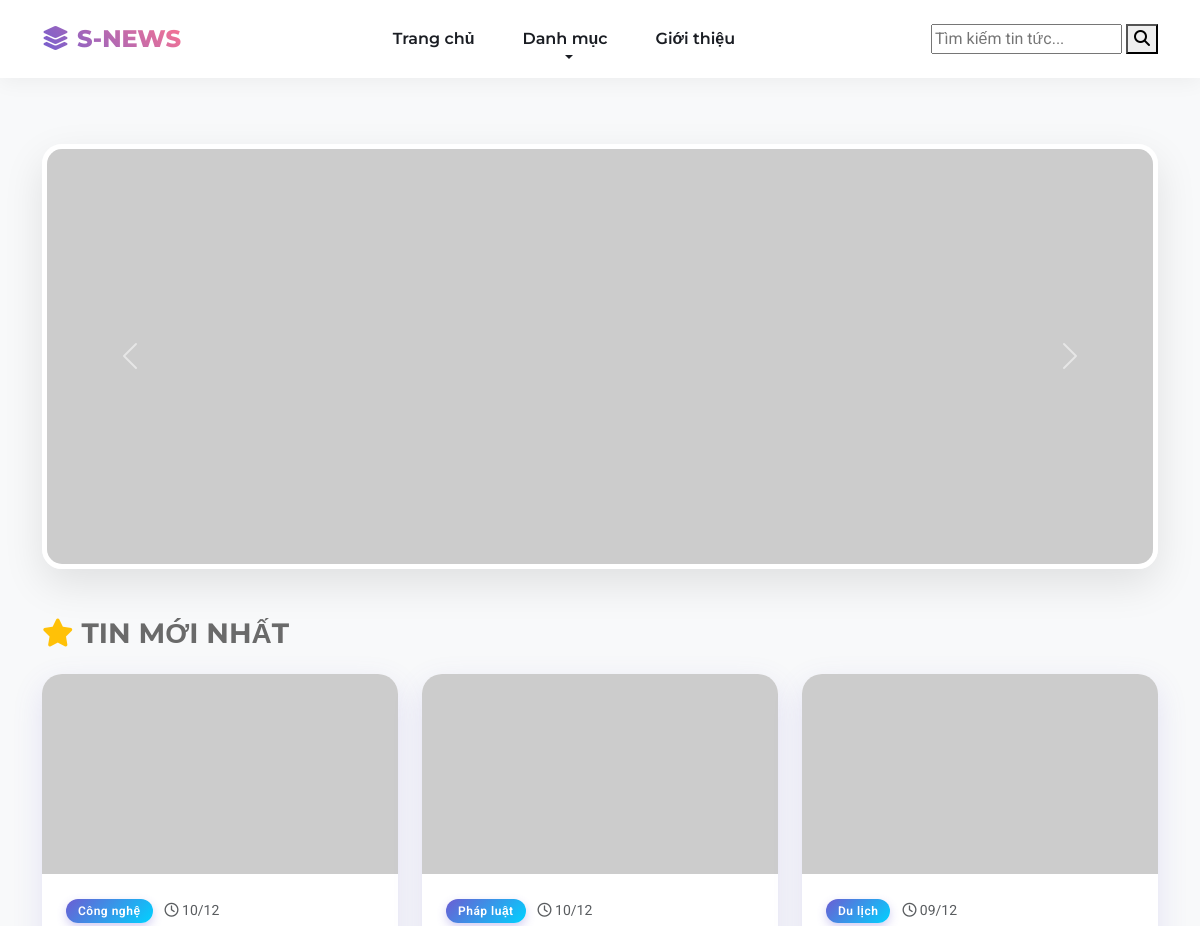
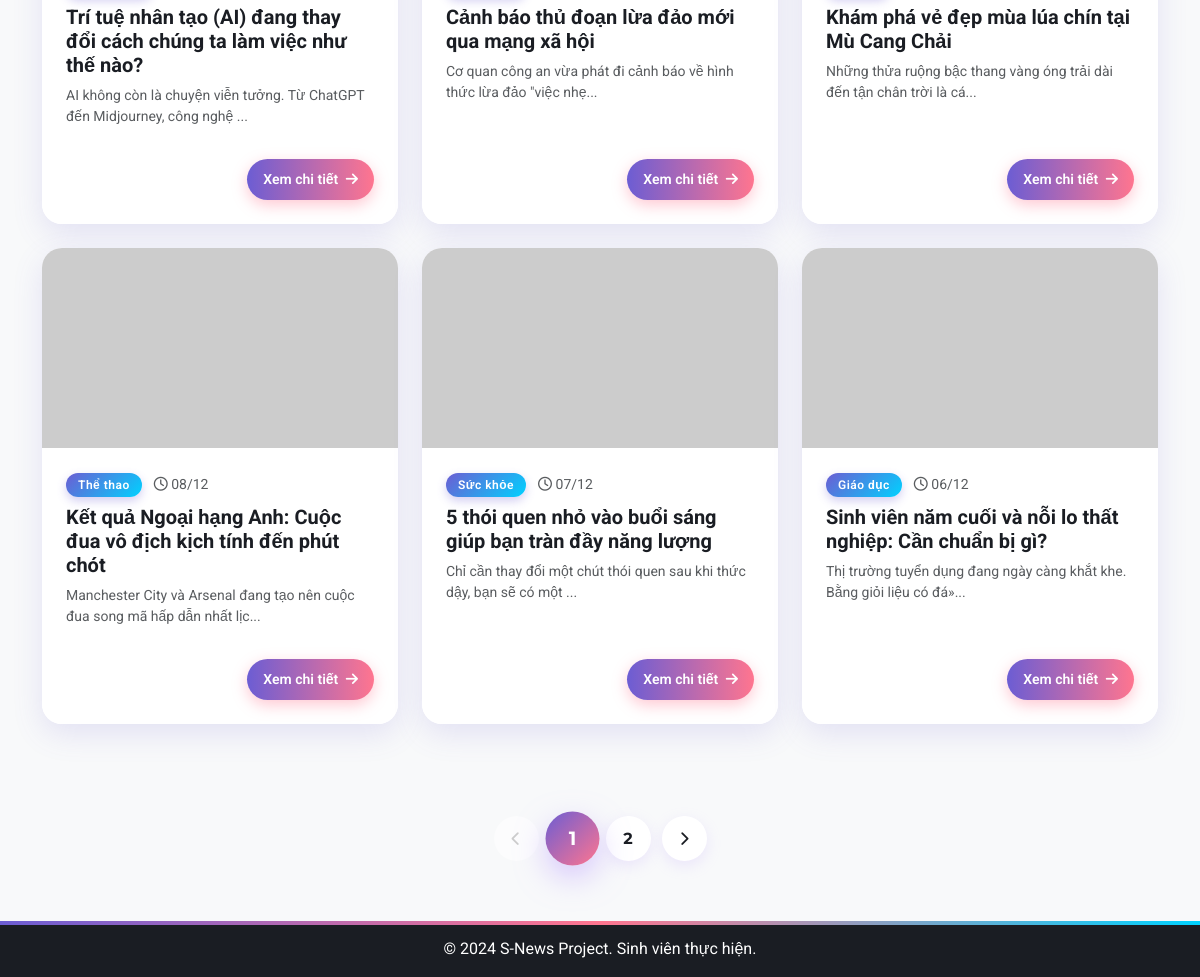
Before: / with the older database file (2 pictures, top to bottom).
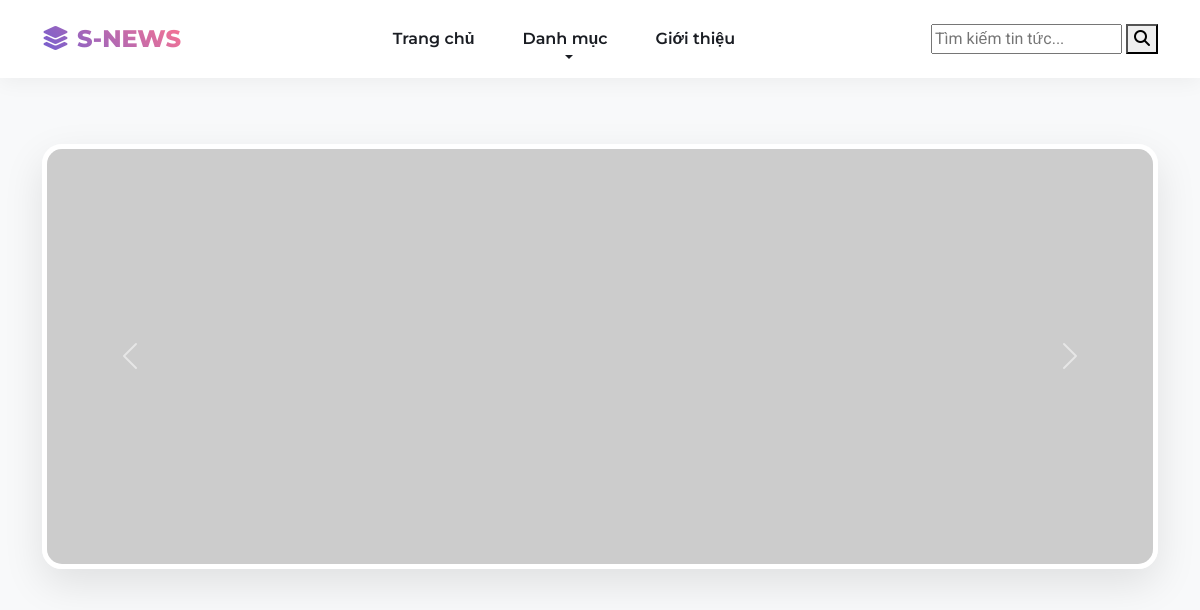
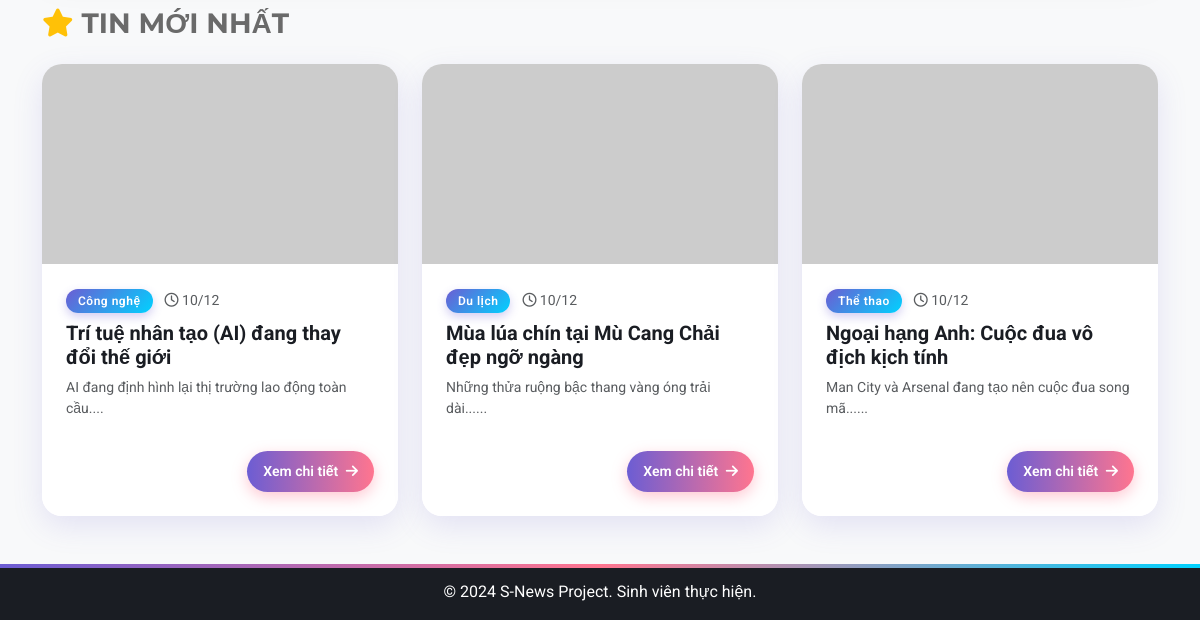
After: the same page with the newer database file (2 pictures, top to bottom).
### tables this page shows
CREATE TABLE articles (
    id INT AUTO_INCREMENT PRIMARY KEY,
    title VARCHAR(255) NOT NULL,
    summary TEXT,
    content LONGTEXT,
    image_url VARCHAR(255),
    category VARCHAR(50) DEFAULT 'Tin tức',  
    views INT DEFAULT 0,
    likes INT DEFAULT 0,
    created_at TIMESTAMP DEFAULT CURRENT_TIMESTAMP
);

### classes/Database.php (called while the page is built, shortened)
<?php
class Database {
    private $host = "localhost";
    private $db_name = "s_news_db";
    private $username = "root";
    private $password = "";
    public function getConnection() {
        $this->conn = null;
        try {
            $this->conn = new PDO("mysql:host=" . $this->host . ";dbname=" . $this->db_name, $this->username, $this->password);
            $this->conn->exec("set names utf8mb4");
            $this->conn->setAttribute(PDO::ATTR_ERRMODE, PDO::ERRMODE_EXCEPTION);
        } catch(PDOException $exception) {
            echo "Loi ket noi: " . $exception->getMessage();
        }
        return $this->conn;
    }
}
?>

### classes/Article.php (called while the page is built, shortened)
<?php
require_once 'Database.php';
class Article {
    private $db;
    public function __construct() {
        $this->db = (new Database())->getConnection();
    }
    public function getPaginated($limit, $offset) {
        $sql = "SELECT * FROM articles ORDER BY created_at DESC LIMIT :limit OFFSET :offset";
        $stmt = $this->db->prepare($sql);
        $stmt->bindValue(':limit', (int)$limit, PDO::PARAM_INT);
        $stmt->bindValue(':offset', (int)$offset, PDO::PARAM_INT);
        $stmt->execute();
        return $stmt->fetchAll(PDO::FETCH_ASSOC);
    }
    public function getTotalCount() {
        $stmt = $this->db->query("SELECT COUNT(*) as total FROM articles");
        $row = $stmt->fetch(PDO::FETCH_ASSOC);
        return $row['total'];
    }
}
?>

### index.php (the view, shortened to what this page needs)
<?php
require_once 'classes/BasePage.php';
require_once 'classes/Article.php';
class HomePage extends BasePage {
    protected function renderBody() {
        $limit = 6;
        $currentPage = isset($_GET['page']) ? max(1, intval($_GET['page'])) : 1;
        $offset = ($currentPage - 1) * $limit;
        $articleModel = new Article();
        $listArticles = $articleModel->getPaginated($limit, $offset);
        $totalArticles = $articleModel->getTotalCount();
        $totalPages = ceil($totalArticles / $limit);
        ?>
        <div class="row mb-5 align-items-center">
            <div class="col-lg-12">
                <div id="newsCarousel" class="carousel slide" data-bs-ride="carousel">
                    <div class="carousel-inner">
                        <div class="carousel-item active">
                            <img src="https://placehold.co/1200x450/C4D9FF/ffffff?text=Chao+Mung+S-NEWS" class="d-block w-100" alt="Slide 1">
                        </div>
                    </div>
                    <button class="carousel-control-prev" type="button" data-bs-target="#newsCarousel" data-bs-slide="prev">
                        <span class="carousel-control-prev-icon"></span>
                    </button>
                    <button class="carousel-control-next" type="button" data-bs-target="#newsCarousel" data-bs-slide="next">
                        <span class="carousel-control-next-icon"></span>
                    </button>
                </div>
            </div>
        </div>
        <div class="d-flex align-items-center mb-4">
            <h3 class="fw-bold m-0" style="color: #6a6a6a;">
                <i class="fa-solid fa-star text-warning me-2"></i>TIN MỚI NHẤT
            </h3>
            <div class="ms-3 flex-grow-1" style="height: 2px; background: linear-gradient(90deg, var(--accent-blue), transparent);"></div>
        </div>
        <div class="row">
        <?php
            if (count($listArticles) > 0) {
                foreach ($listArticles as $row) {
                    $link = "pages/detail.php?id=" . $row['id'];
                    $img = $this->getImageUrl($row['image_url']);
                    echo '
                    <div class="col-md-4 mb-4">
                        <div class="card h-100">
                            <div class="overflow-hidden" style="height: 200px;">
                                <a href="'.$link.'">
                                    <img src="'.$img.'" class="card-img-top h-100 w-100" style="object-fit: cover; transition: transform 0.3s;" alt="'.$row['title'].'">
                                </a>
                            </div>
                            <div class="card-body d-flex flex-column">
                                <div class="mb-2">
                                    <span class="badge">'.$row['category'].'</span>
                                    <small class="text-muted ms-2"><i class="fa-regular fa-clock"></i> '.date('d/m', strtotime($row['created_at'])).'</small>
                                </div>
                                <h5 class="card-title">
                                    <a href="'.$link.'" class="text-decoration-none">'.$row['title'].'</a>
                                </h5>
                                <p class="card-text text-muted small flex-grow-1">'.substr($row['summary'], 0, 90).'...</p>
                                <div class="mt-3 text-end">
                                    <a href="'.$link.'" class="btn btn-primary btn-sm rounded-pill px-3">
                                        Xem chi tiết <i class="fa-solid fa-arrow-right ms-1"></i>
                                    </a>
                                </div>
                            </div>
                        </div>
                    </div>';
                }
            } else {
                echo '<div class="col-12 text-center py-5 text-muted">Chưa có bài viết nào trong CSDL.</div>';
            }
        ?>
        </div>
        <?php if ($totalPages > 1): ?>
        <nav aria-label="Page navigation" class="mt-5" style="animation: fadeInUp 1.2s ease-out;">
            <ul class="pagination justify-content-center">
                <li class="page-item <?php echo ($currentPage <= 1) ? 'disabled' : ''; ?>">
                    <a class="page-link" href="?page=<?php echo $currentPage - 1; ?>">
                        <i class="fa-solid fa-chevron-left"></i>
                    </a>
                </li>
                <?php for ($i = 1; $i <= $totalPages; $i++): ?>
                    <li class="page-item <?php echo ($i == $currentPage) ? 'active' : ''; ?>">
                        <a class="page-link" href="?page=<?php echo $i; ?>"><?php echo $i; ?></a>
                    </li>
                <?php endfor; ?>
                <li class="page-item <?php echo ($currentPage >= $totalPages) ? 'disabled' : ''; ?>">
                    <a class="page-link" href="?page=<?php echo $currentPage + 1; ?>">
                        <i class="fa-solid fa-chevron-right"></i>
                    </a>
                </li>
            </ul>
        </nav>
        <?php endif; ?>
        <?php
    }
}
$page = new HomePage("Trang chủ - SNews", true);
$page->render();
?>

### classes/BasePage.php (shortened to what this page needs)
<?php
abstract class BasePage {
    protected $assets_folder;
    public function __construct($title = "S-News", $is_root = false) {
        $this->assets_folder = $is_root ? "" : "../";
        require_once __DIR__ . '/Database.php';
    }
    protected function getImageUrl($filename) {
        $searchFolders = [
            'images/',
            'images/avatars/',
            'images/banners/',
            'images/posts/',
        ];
        $cleanName = basename($filename);
        foreach ($searchFolders as $folder) {
            $physicalPath = __DIR__ . "/../" . $folder . $cleanName;
        }
        return "https://placehold.co/600x400/ffcccc/ff0000?text=Not+Found";
    }
    public function render() {
        echo '<!DOCTYPE html><html lang="vi">';
        $this->renderHead();
        echo '<body class="bg-light d-flex flex-column min-vh-100">';
        $this->renderHeader();
        echo '<main class="flex-shrink-0"><div class="container py-4">';
        $this->renderBody();
        echo '</div></main>';
        $this->renderFooter();
        echo '</body></html>';
    }
    protected function renderHead() {
        ?>
        <head>
            <link rel="stylesheet" href="<?php echo $this->assets_folder; ?>vendor/bootstrap/css/bootstrap.min.css">
            <link rel="stylesheet" href="<?php echo $this->assets_folder; ?>vendor/fontawesome/css/all.min.css">
            <link rel="stylesheet" href="<?php echo $this->assets_folder; ?>css/style.css">
        </head>
        <?php
    }
    protected function renderHeader() {
        $root = $this->assets_folder;
        ?>
        <nav class="navbar navbar-expand-lg navbar-light fixed-top p-3 transition-base" id="mainNav">
            <div class="container">
                <a class="navbar-brand d-flex align-items-center gap-2" href="<?php echo $root; ?>index.php">
                    <div class="brand-icon">
                        <i class="fa-solid fa-layer-group"></i>
                    </div>
                    <span class="brand-text">S-NEWS</span>
                </a>
                <div class="collapse navbar-collapse" id="navbarNav">
                    <ul class="navbar-nav mx-auto">
                        <li class="nav-item"><a class="nav-link" href="<?php echo $root; ?>index.php">Trang chủ</a></li>
                        <li class="nav-item dropdown">
                            <a class="nav-link dropdown-toggle" href="#" data-bs-toggle="dropdown">Danh mục</a>
                        </li>
                        <li class="nav-item"><a class="nav-link" href="<?php echo $root; ?>pages/about.php">Giới thiệu</a></li>
                    </ul>
                    <form class="search-wrapper" action="<?php echo $root; ?>pages/search.php" method="GET">
                        <input class="search-input" type="search" name="keyword" placeholder="Tìm kiếm tin tức..." required>
                        <button class="search-btn" type="submit">
                            <i class="fa-solid fa-magnifying-glass"></i>
                        </button>
                    </form>
                </div>
            </div>
        </nav>
        <div style="height: 100px;"></div>
        <?php
    }
    protected function renderFooter() {
        ?>
        <footer class="footer mt-auto py-3 bg-dark text-white text-center">
            <div class="container">
                <span>&copy; 2024 S-News Project. Sinh viên thực hiện.</span>
            </div>
        </footer>
        <?php
    }
}
?>

### css/style.css (style rules this page uses)
:root { --color-primary: #6C5DD3; --color-secondary: #FF758F; --color-accent: #00D2FF; --bg-body: #F5F7FA; --text-dark: #1A1D23; --text-gray: #64748B; --card-shadow: 0 10px 30px rgba(108, 93, 211, 0.15); --hover-shadow: 0 20px 40px rgba(108, 93, 211, 0.25); }
body { background-color: var(--bg-body); font-family: 'Roboto', sans-serif; color: var(--text-dark); overflow-x: hidden; }
.navbar { background: rgba(255, 255, 255, 0.9) !important; backdrop-filter: blur(10px); box-shadow: 0 4px 20px rgba(0,0,0,0.05) !important; padding: 15px 0; animation: fadeInUp 0.8s ease-out; }
.navbar-brand { font-family: 'Montserrat', sans-serif; font-weight: 800 !important; font-size: 1.5rem; text-transform: uppercase; background: linear-gradient(45deg, var(--color-primary), var(--color-secondary)); -webkit-background-clip: text; -webkit-text-fill-color: transparent; animation: bounceIn 1s ease-out; }
.nav-link { font-family: 'Montserrat', sans-serif; color: var(--text-dark) !important; font-weight: 600; margin: 0 8px; padding: 8px 16px !important; border-radius: 8px; position: relative; transition: all 0.3s; }
.nav-link::after { content: ''; position: absolute; width: 0; height: 3px; bottom: 0; left: 50%; background: linear-gradient(to right, var(--color-primary), var(--color-secondary)); transition: all 0.3s ease; transform: translateX(-50%); }
.card { border: none !important; border-radius: 20px !important; background: #fff; overflow: hidden; box-shadow: var(--card-shadow); transition: all 0.4s cubic-bezier(0.175, 0.885, 0.32, 1.275); animation: fadeInUp 0.8s both; }
.col-md-4:nth-child(1) .card { animation-delay: 0.1s; }
.col-md-4:nth-child(2) .card { animation-delay: 0.3s; }
.col-md-4:nth-child(3) .card { animation-delay: 0.5s; }
.card-img-top { height: 220px; object-fit: cover; transition: transform 0.6s ease; }
.card-body { padding: 1.5rem; position: relative; background: #fff; z-index: 1; }
.card-title a { color: var(--text-dark); font-weight: 700; text-decoration: none; background-image: linear-gradient(to right, var(--color-primary) 0%, var(--color-secondary) 100%); background-size: 0% 2px; background-repeat: no-repeat; background-position: left bottom; transition: background-size 0.3s; }
.badge { background: linear-gradient(135deg, var(--color-primary), var(--color-accent)) !important; border-radius: 30px; padding: 6px 12px; font-weight: 600; letter-spacing: 0.5px; box-shadow: 0 4px 10px rgba(108, 93, 211, 0.3); }
.btn-primary, .btn-outline-primary { background: linear-gradient(90deg, var(--color-primary), var(--color-secondary), var(--color-primary)); background-size: 200% auto; border: none; color: #fff; font-weight: 600; border-radius: 50px; padding: 10px 25px; box-shadow: 0 5px 15px rgba(255, 117, 143, 0.4); transition: 0.5s; animation: gradientFlow 3s infinite linear; }
#newsCarousel { border-radius: 20px; box-shadow: 0 15px 40px rgba(0,0,0,0.1); overflow: hidden; margin-top: 20px; border: 5px solid #fff; animation: fadeInUp 1s ease-out; }
h1, h2, h3 { font-family: 'Montserrat', sans-serif; font-weight: 800; color: var(--text-dark); }
.footer { background: #1A1D23 !important; color: #fff !important; margin-top: 80px; padding: 40px 0; position: relative; overflow: hidden; }
.footer::before { content: ''; position: absolute; top: 0; left: 0; width: 100%; height: 4px; background: linear-gradient(90deg, var(--color-primary), var(--color-secondary), var(--color-accent)); }
.col-md-4:nth-child(4) .card { animation-delay: 0.7s; }
.col-md-4:nth-child(5) .card { animation-delay: 0.9s; }
.col-md-4:nth-child(6) .card { animation-delay: 1.1s; }
.pagination { gap: 12px; padding: 20px 0; align-items: center; }
.page-link { border: none !important; border-radius: 50% !important; width: 45px; height: 45px; display: flex; align-items: center; justify-content: center; font-weight: 700; font-family: 'Montserrat', sans-serif; color: var(--text-dark); background-color: #fff; box-shadow: 0 5px 15px rgba(183, 153, 255, 0.2); transition: all 0.4s cubic-bezier(0.175, 0.885, 0.32, 1.275); position: relative; overflow: hidden; }
.page-item.active .page-link { background: linear-gradient(135deg, var(--color-primary), var(--color-secondary)); color: #fff; box-shadow: 0 10px 25px rgba(183, 153, 255, 0.5); transform: scale(1.2); z-index: 2; }
.page-item.disabled .page-link { background-color: rgba(255,255,255,0.5); color: #ccc; box-shadow: none; cursor: not-allowed; transform: none; }
.page-link i { font-size: 0.9rem; transition: transform 0.3s; }

Changed rows visible on the page:
removed articles: category "Pháp luật", created_at "10/12", title "Cảnh báo thủ đoạn lừa đảo mới qua mạng xã hội", summary "Cơ quan công an vừa phát đi cảnh báo về hình thức lừa đảo \"việc nhẹ"
removed articles: category "Sức khỏe", created_at "07/12", title "5 thói quen nhỏ vào buổi sáng giúp bạn tràn đầy năng lượng", summary "Chỉ cần thay đổi một chút thói quen sau khi thức dậy, bạn sẽ có một"
removed articles: category "Giáo dục", created_at "06/12", title "Sinh viên năm cuối và nỗi lo thất nghiệp: Cần chuẩn bị gì?", summary "Thị trường tuyển dụng đang ngày càng khắt khe. Bằng giỏi liệu có đá»"
changed articles "Công nghệ": title "Trí tuệ nhân tạo (AI) đang thay đổi cách chúng ta làm việc như thế nào?" → "Trí tuệ nhân tạo (AI) đang thay đổi thế giới"; summary "AI không còn là chuyện viễn tưởng. Từ ChatGPT đến Midjourney, công nghệ" → "AI đang định hình lại thị trường lao động toàn cầu."
changed articles "Du lịch": created_at "09/12" → "10/12"; title "Khám phá vẻ đẹp mùa lúa chín tại Mù Cang Chải" → "Mùa lúa chín tại Mù Cang Chải đẹp ngỡ ngàng"; summary "Những thửa ruộng bậc thang vàng óng trải dài đến tận chân trời là cá" → "Những thửa ruộng bậc thang vàng óng trải dài..."
changed articles "Thể thao": created_at "08/12" → "10/12"; title "Kết quả Ngoại hạng Anh: Cuộc đua vô địch kịch tính đến phút chót" → "Ngoại hạng Anh: Cuộc đua vô địch kịch tính"; summary "Manchester City và Arsenal đang tạo nên cuộc đua song mã hấp dẫn nhất lịc" → "Man City và Arsenal đang tạo nên cuộc đua song mã..."
Other visible differences:
list line gone: "1"
list line gone: "2"
